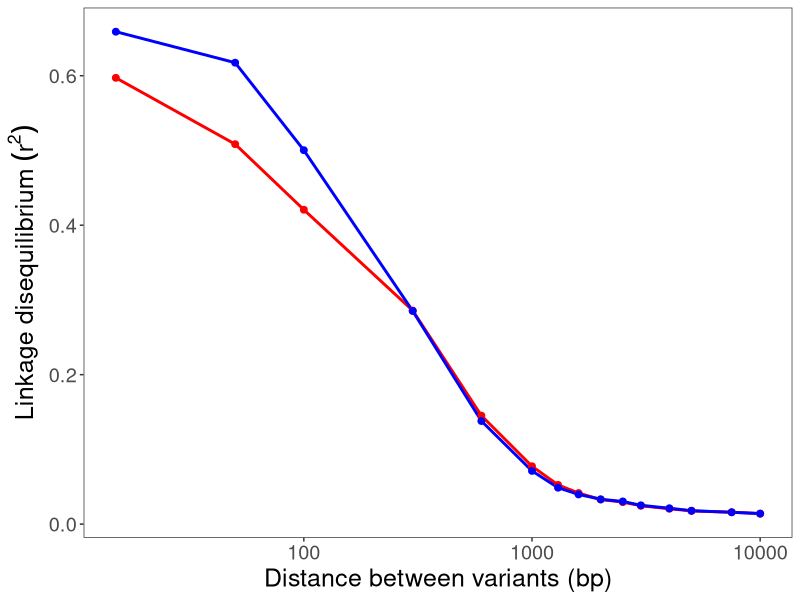

Generate this figure with R: (Note: this script raises an error after producing the figure.)
# Makes figure 1, supplemental figure 2
# Load modules
library(tidyverse)
library(viridis)

#### Figure 1: LD curves for s_ben = [0, 0.05] and s_del = [0, -10^-3]
global_ld_df <- read.csv("base_params_mean_r2_global.csv")
# To smooth out figure, use coarser distance bins
new_dist_bins <- c(15, 50, 100, 300, 600, 1000, 1300, 1600, 2000, 2500, 3000, 4000, 5000, 7500, 10000)
global_ld_df$coarse_bin <- new_dist_bins[ findInterval(global_ld_df$dist_bin, new_dist_bins, rightmost.closed = TRUE) + 1 ]

long_df_coarse <- global_ld_df %>%
  group_by(site_type, allele_freq, s_ben, theta, s_del, rho_exp, mu_exp, h_ben, h_del, coarse_bin) %>%
  summarise(
    mean_r2_weighted = sum(mean_r2 * num_pairs) / sum(num_pairs),
    total_pairs      = sum(num_pairs),
    .groups = "drop"
  )

# B-C: separate rN and rS curves
f1b <- ggplot(data = subset(long_df_coarse, allele_freq == "common" & s_ben == 0 & s_del == 0.001),
               aes(x = coarse_bin, 
                   y = mean_r2_weighted,
                   color = site_type)) +
  geom_line(linewidth = 1) +
  geom_point(size = 2) +
  scale_color_manual(values = c("nonsyn" = "red", 
                                  "syn" = "blue"),
                     labels = c("nonsyn" = "Nonsynonymous", 
                                "syn" = "Synonymous"),
                     name = "") +
  scale_x_continuous(trans = "log10") +
  theme_bw() +
  ylab(expression(Linkage~disequilibrium~(r^2))) +
  xlab("Distance between variants (bp)") +
  theme(panel.grid = element_blank(),
        text = element_text(size = 18),
        strip.background = element_blank(), strip.text = element_blank()) +
  theme(legend.position = "none")
ggsave("f1b_neutral_rnrs.png", rnrs, width = 6, height = 5, units = "in")

f1c <- ggplot(data = subset(long_df_coarse, allele_freq == "common" & s_ben == 0.05 & s_del == 0.001),
               aes(x = coarse_bin, 
                   y = mean_r2_weighted,
                   color = site_type)) +
  geom_line(linewidth = 1) +
  geom_point(size = 2) +
  scale_color_manual(values = c("nonsyn" = "red", 
                                  "syn" = "blue"),
                     labels = c("nonsyn" = "Nonsynonymous", 
                                "syn" = "Synonymous"),
                     name = "") +
  scale_x_continuous(trans = "log10") +
  theme_bw() +
  ylab(expression(Linkage~disequilibrium~(r^2))) +
  xlab("Distance between variants (bp)") +
  theme(panel.grid = element_blank(),
        text = element_text(size = 18),
        strip.background = element_blank(), strip.text = element_blank()) +
  theme(legend.position = "inside",
       legend.position.inside = c(0.8, 0.85))
ggsave("f1c_sweep_rnrs.png", rnrs, width = 6, height = 5, units = "in")

# D-E: rN - rS curves
global_df_wide <- pivot_wider(long_df_coarse, 
                              id_cols = c(allele_freq, coarse_bin, s_ben, theta, s_del, rho_exp, mu_exp, h_ben, h_del), 
                              names_from = site_type, 
                              values_from = mean_r2_weighted,
                              values_fn = mean)
global_df_wide$delta_r2 <- global_df_wide$nonsyn - global_df_wide$syn

f1d <- ggplot(data = subset(global_df_wide, allele_freq == "common" & s_ben == 0 & s_del != 0.01),
               aes(x = coarse_bin, 
                   y = delta_r2,
                   color = as.factor(s_del))) +
  geom_hline(yintercept = 0,
             color = "grey",
             linetype = "dashed") +
  geom_line(linewidth = 1) +
  geom_point(size = 2) +
  scale_color_manual(values = c("#440154", "#5ec962"),
                     labels = c("0", expression(-10^-3)),
                     name = expression(s[del])) +
  scale_x_continuous(trans = "log10") +
  theme_bw() +
  ylab(expression(rN^2~-~rS^2)) +
  xlab("Distance between variants (bp)") +
  coord_cartesian(ylim = c(-0.2, 0.2)) +
  theme(panel.grid = element_blank(),
        text = element_text(size = 18),
        strip.background = element_blank(), strip.text = element_blank()) +
  theme(legend.position = "none")
ggsave("f1d_nosweep_delta.png", f1d, width = 6, height = 5, units = "in")

f1e <- ggplot(data = subset(global_df_wide, allele_freq == "common" & s_ben == 0.05 & s_del != 0.01),
               aes(x = coarse_bin, 
                   y = delta_r2,
                   color = as.factor(s_del))) +
  geom_hline(yintercept = 0,
             color = "grey",
             linetype = "dashed") +
  geom_line(linewidth = 1) +
  geom_point(size = 2) +
  scale_color_manual(values = c("#440154", "#5ec962"),
                     labels = c("0", expression(-10^-3)),
                     name = expression(s[del])) +
  scale_x_continuous(trans = "log10") +
  theme_bw() +
  ylab(expression(rN^2~-~rS^2)) +
  xlab("Distance between variants (bp)") +
  coord_cartesian(ylim = c(-0.2, 0.2)) +
  theme(panel.grid = element_blank(),
        text = element_text(size = 18),
        strip.background = element_blank(), strip.text = element_blank()) +
  theme(legend.position = "inside",
        legend.position.inside = c(0.9, 0.2))
ggsave("f1e_sweep_delta.png", f1e, width = 6, height = 5, units = "in")

#### Supplemental Figure 2: coarse distance bins erase evidence of switching
coarsest_bins <- c(150, 300, 1000, 2000, 3000, 4000, 5000, 7500, 10000)
global_ld_df$coarse_bin <- coarsest_bins[ findInterval(global_ld_df$dist_bin, coarsest_bins, rightmost.closed = TRUE) + 1 ]
long_df_coarsest <- global_ld_df %>%
  group_by(site_type, allele_freq, s_ben, theta, s_del, rho_exp, mu_exp, h_ben, h_del, coarse_bin) %>%
  summarise(
    mean_r2_weighted = sum(mean_r2 * num_pairs) / sum(num_pairs),
    total_pairs      = sum(num_pairs),
    .groups = "drop"
  )

coarse_wide <- pivot_wider(long_df_coarsest, 
                              id_cols = c(allele_freq, coarse_bin, s_ben, theta, s_del, rho_exp, mu_exp, h_ben, h_del), 
                              names_from = site_type, 
                              values_from = mean_r2_weighted,
                              values_fn = mean)
coarse_wide$delta_r2 <- coarse_wide$nonsyn - coarse_wide$syn
coarse_wide$bin_type <- "coarse"
global_df_wide$bin_type <- "fine"
coarse_v_fine <- rbind(global_df_wide, coarse_wide)

coarse <- ggplot(data = subset(coarse_v_fine, allele_freq == "common" & s_ben == 0.05 & s_del == 0.001)) +
  geom_hline(yintercept = 0,
             color = "grey") +
  geom_line(aes(x = coarse_bin, 
                y = delta_r2,
                color = bin_type),
            linewidth = 1,
            linetype = "dashed") +
  geom_point(aes(x = coarse_bin, 
                y = delta_r2,
                color = bin_type),
             size = 2) +
  scale_color_manual(values = c("#f98e09", "#57106e"),
                     name = "Distance Bin") +
  scale_x_continuous(trans = "log10") +
  theme_bw() +
  ylab(expression(rN^2~-~rS^2)) +
  xlab("Distance between variants (bp)") +
  coord_cartesian(ylim = c(-0.2, 0.2)) +
  theme(panel.grid = element_blank(),
        text = element_text(size = 18),
        strip.background = element_blank(), strip.text = element_blank()); coarse
ggsave("coarse_v_fine.png", coarse, width = 6, height = 5, units = "in")
